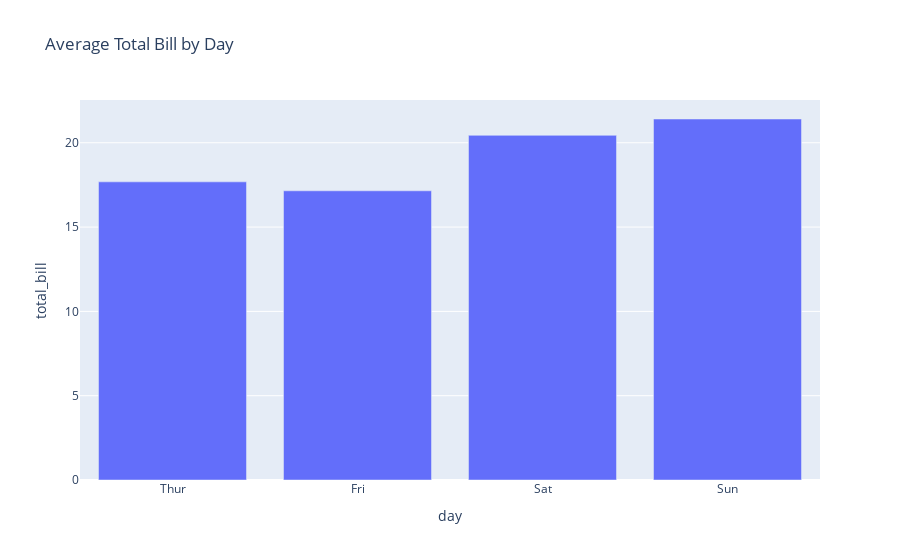

Notebook source saved alongside this figure:
### Code cell
avg_tips = tips.groupby('day', as_index=False)['total_bill'].mean()
fig = px.bar(avg_tips, x='day', y='total_bill', title='Average Total Bill by Day')
fig.show()

### Figure 1 — Plotly figure (JSON) as saved in the notebook; plotly's stock layout.template omitted (floating-point values rounded to 4 significant figures)
{"data": [{"hovertemplate": "day=%{x}<br>total_bill=%{y}<extra></extra>", "legendgroup": "", "marker": {"color": "#636efa", "pattern": {"shape": ""}}, "name": "", "orientation": "v", "showlegend": false, "textposition": "auto", "type": "bar", "x": ["Thur", "Fri", "Sat", "Sun"], "xaxis": "x", "y": [17.68, 17.15, 20.44, 21.41], "yaxis": "y"}], "layout": {"barmode": "relative", "legend": {"tracegroupgap": 0}, "title": {"text": "Average Total Bill by Day"}, "xaxis": {"anchor": "y", "domain": [0, 1], "title": {"text": "day"}}, "yaxis": {"anchor": "x", "domain": [0, 1], "title": {"text": "total_bill"}}}}
